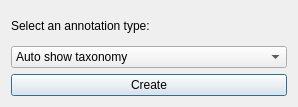
<?xml version="1.0" encoding="UTF-8"?>
<ui version="4.0">
 <class>annotation_selector</class>
 <widget class="QDialog" name="annotation_selector">
  <property name="geometry">
   <rect>
    <x>0</x>
    <y>0</y>
    <width>298</width>
    <height>107</height>
   </rect>
  </property>
  <property name="windowTitle">
   <string>Annotation selector</string>
  </property>
  <layout class="QVBoxLayout" name="verticalLayout">
   <item>
    <widget class="QLabel" name="label">
     <property name="text">
      <string>Select an annotation type:</string>
     </property>
    </widget>
   </item>
   <item>
    <widget class="QComboBox" name="comboBox">
     <item>
      <property name="text">
       <string>Auto show taxonomy</string>
      </property>
     </item>
     <item>
      <property name="text">
       <string>Replace leaf name</string>
      </property>
     </item>
     <item>
      <property name="text">
       <string>Color strip</string>
      </property>
     </item>
     <item>
      <property name="text">
       <string>Text</string>
      </property>
     </item>
    </widget>
   </item>
   <item>
    <widget class="QPushButton" name="pushButton">
     <property name="text">
      <string>Create</string>
     </property>
    </widget>
   </item>
  </layout>
 </widget>
 <resources/>
 <connections/>
</ui>
